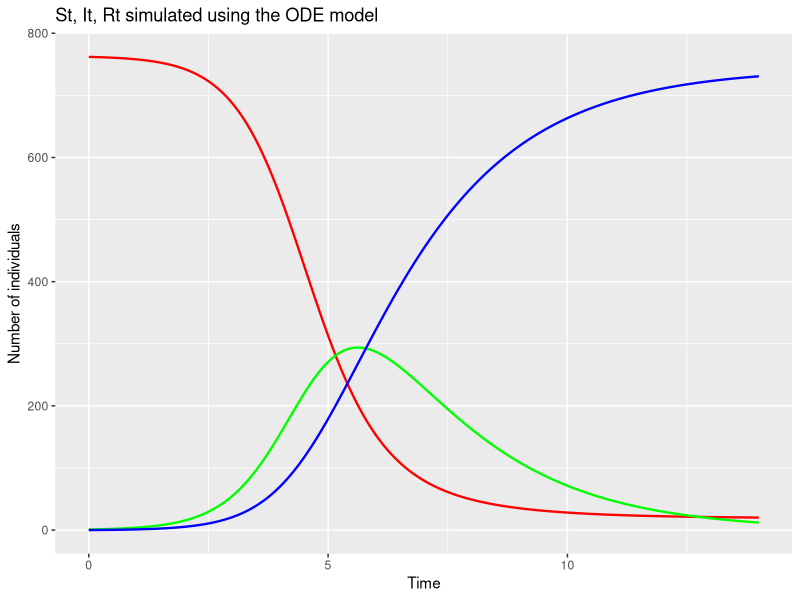
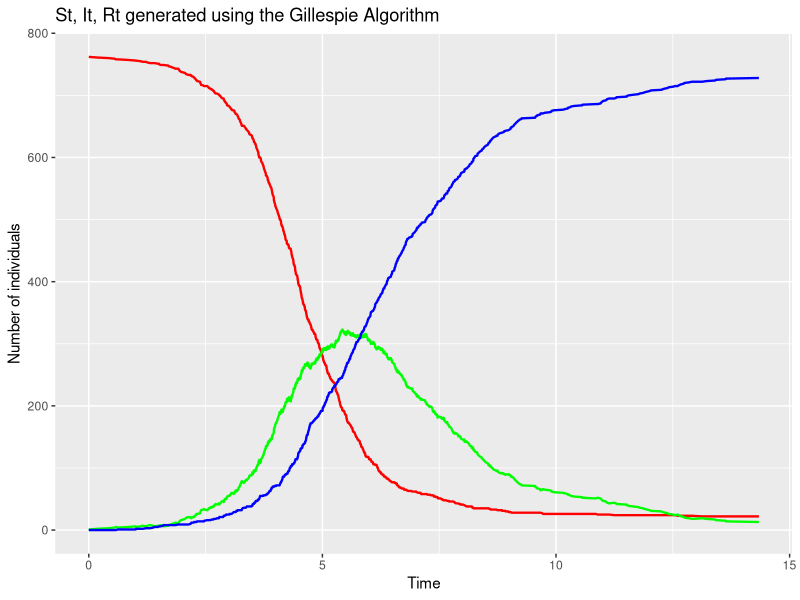
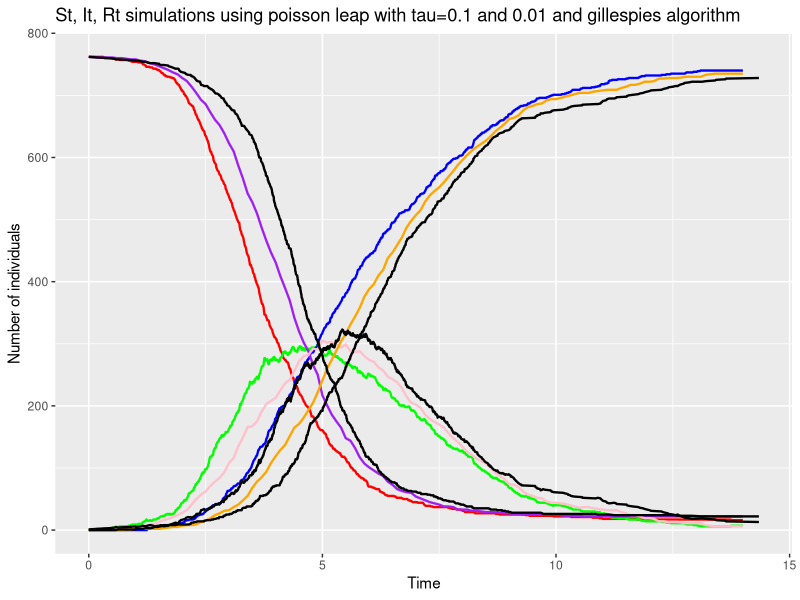
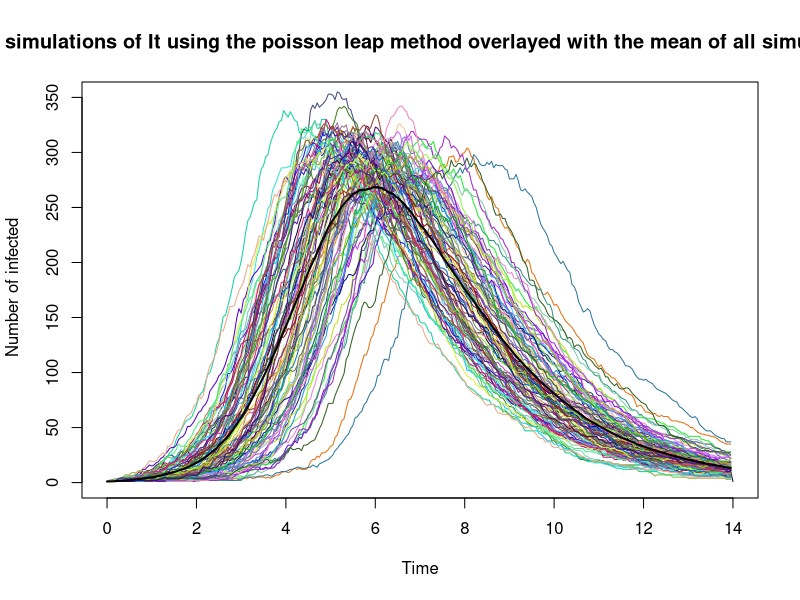
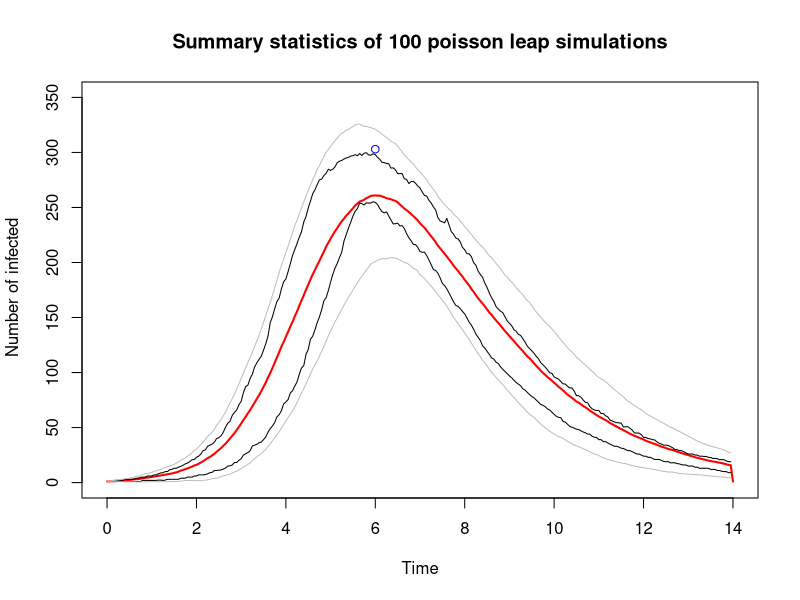
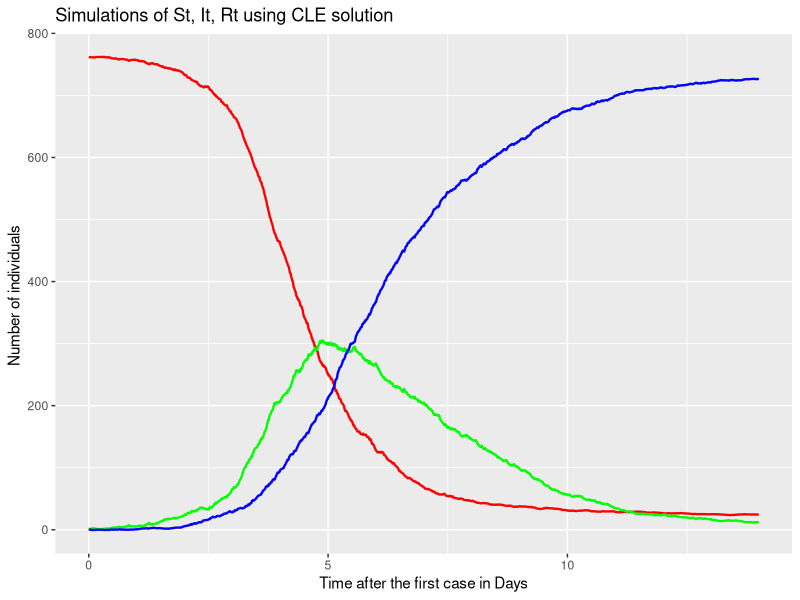
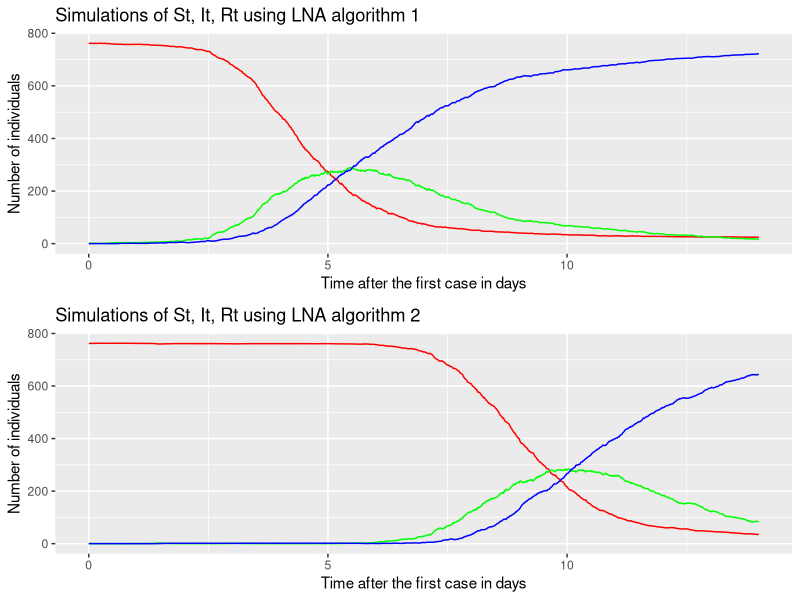
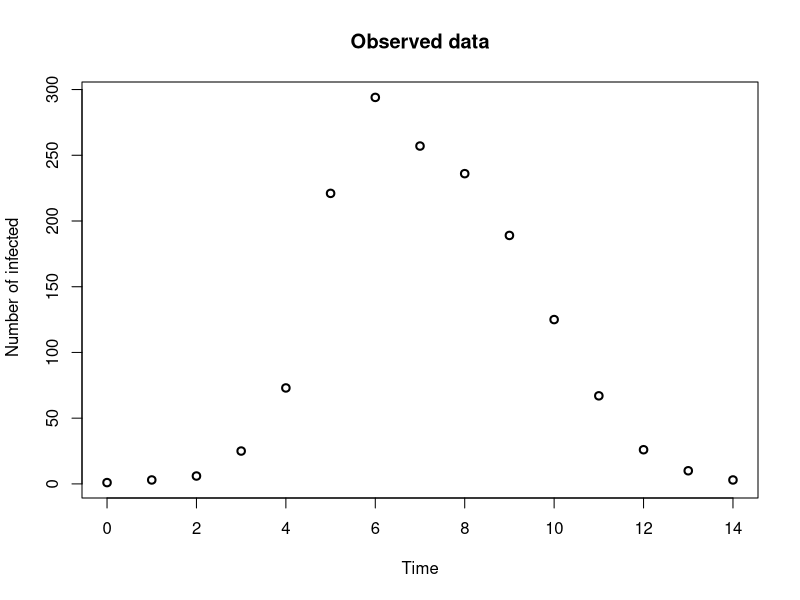

These charts were generated, in order, by the following R code: (Note: a time limit stopped this script after it produced the figures.)
#We begin by first loading the necessary packages  

install.packages("MASS")
install.packages("ggplot2")
install.packages("coda")
install.packages("tidyverse")
install.packages("dplyr")
install.packages("gridExtra")
install.packages("mvtnorm")

library(coda)
library(MASS)
library(ggplot2)
library(tidyverse)
library(dplyr)
library(gridExtra)
library(mvtnorm)

par(mfrow=c(1,1))

#Solving deterministic ODEs using eulers method.
#The function values solves the deterministic ODEs using Eulers method given initial values of suseptoble and infected, parameter values, number of day the wpidemic runs for and dt.

values<-function(theta,dt,t,X0){
  X<-matrix(0,nrow=(t/dt)+1,ncol=2)
  time<-seq(from=0,to=t,by=dt)
  N<-X0[1]+X0[2]
  X[1,]<-X0
  for (i in 1:(t/dt)){
    X[i+1,]<-c(X[i,1]+dt*(-theta[1]*(X[i,1])*(X[i,2])),
               X[i,2]+dt*((theta[1])*(X[i,1])*(X[i,2])-theta[2]*(X[i,2])))}
  X<-data.frame(X) 
  X$time<-time
  X$Rt<-763-X$X1-X$X2
  names(X)[1]<-"St"
  names(X)[2]<-"It"
  X<-relocate(X,St,It,Rt,time)
  return(X)
}

#Figure 2.2
ODEdata<-values(c(exp(-6),0.5),0.01,14,c(762,1))
ggplot()+geom_line(data=ODEdata,aes(x=time,y=St),color="red", linewidth=0.8)+geom_line(data=ODEdata,aes(x=time,y=It),color="green",linewidth=0.8)+geom_line(data=ODEdata,aes(x=time,y=Rt),color="blue",linewidth=0.8) + xlab("Time") + ylab("Number of individuals") + ggtitle("St, It, Rt simulated using the ODE model")

#The function GAvalues uses Gillespies algorithm to generate simulations of St, It and Rt.
#if the simlation shows that the epidemic dies early it gives us an error message and we need to resimulate the values.  
GAvalues<-function(x,N,T,c,S){
  t<-0
  data<-data.frame(St=x[1],It=x[2],Rt=(N-x[1]-x[2]),t=0)
  while (t< T){
    h1<-c[1]*x[1]*x[2]
    h2<-c[2]*x[2]
    h0<-h1+h2
    dt<-rexp(1,rate=h0)
    t<-t+dt
    j<-sample(c(1,2), size=1, prob=c(h1/h0, h2/h0))
    x[1]<-x[1]+S[1,j]
    x[2]<-x[2]+S[2,j]
    data<-rbind(data,c(x[1],x[2],(N-x[1]-x[2]),t))
  }
  return(data) 
}

#Figure 2.3
GAdata<-GAvalues(c(762,1),763,14,c(exp(-6),0.5),matrix(c(-1,0,1,-1),nrow=2,ncol=2,byrow=TRUE))
ggplot()+geom_line(data=GAdata,aes(x=t,y=St),color="red", linewidth=0.8)+geom_line(data=GAdata,aes(x=t,y=It),color="green", linewidth=0.8)+geom_line(data=GAdata,aes(x=t,y=Rt),color="blue", linewidth=0.8)+ xlab("Time") +ylab("Number of individuals") +ggtitle("St, It, Rt generated using the Gillespie Algorithm")

#poisson leap process
PLval<-function(x,N,T,c,S,tau){
  t<-0
  data<-data.frame(St=x[1],It=x[2],Rt=(N-x[1]-x[2]),t=0)
  while (t< T-tau){
    h1<-c[1]*x[1]*x[2]
    h2<-c[2]*x[2]
    r1<-rpois(1,lambda = h1*tau)
    r2<-rpois(1,lambda = h2*tau)
    t<-t+tau
    x[1]<-x[1]-r1
    x[2]<-x[2]+r1-r2
    while(x[1]<0){
      x[1]<-0
    }
    while(x[2]<0){
      x[2]<-0
    }
    data<-rbind(data,c(x[1],x[2],(N-x[1]-x[2]),t))
  }
  return(data)
}

# plvalues returns poisson leap values without the possibility of having a simulation that goes wrong 
PLvalues<-function(x,N,T,c,S,tau){
  max<-1
  while(max<=10){
    PLval<-PLval(x,N,T,c,S,tau) 
    max<-max(PLval$It)
  }
  return(PLval)
}

#Figure 2.4
data1<-PLvalues(c(762,1),763,14,c(exp(-6),0.5),matrix(c(-1,0,1,-1),nrow=2,ncol=2,byrow=TRUE),0.01)
data2<-PLvalues(c(762,1),763,14,c(exp(-6),0.5),matrix(c(-1,0,1,-1),nrow=2,ncol=2,byrow=TRUE),0.1)
PLdata<-data1
ggplot()+geom_line(data=data1,aes(x=t,y=St),color="red", linewidth=0.8)+geom_line(data=data1,aes(x=t,y=It),color="green", linewidth=0.8)+geom_line(data=data1,aes(x=t,y=Rt),color="blue", linewidth=0.8)+geom_line(data=data2,aes(x=t,y=St),color="purple", linewidth=0.8)+geom_line(data=data2,aes(x=t,y=It),color="pink", linewidth=0.8)+geom_line(data=data2,aes(x=t,y=Rt),color="orange", linewidth=0.8)+geom_line(data=GAdata,aes(x=t,y=St),color="black", linewidth=0.8)+geom_line(data=GAdata,aes(x=t,y=It),color="black", linewidth=0.8)+geom_line(data=GAdata,aes(x=t,y=Rt),color="black", linewidth=0.8)+ xlab("Time") + ylab("Number of individuals") + ggtitle("St, It, Rt simulations using poisson leap with tau=0.1 and 0.01 and gillespies algorithm")

#function that generates X number of PL simulations of It and their mean

PLIt<- function(x,N,T,c,S,tau){
  data<-PLvalues(x,N,T,c,S,tau)
  return(data$It)
}

PLXdata<-function(x,N,T,c,S,tau,X){
  p<-PLIt(x,N,T,c,S,tau)
  n<-length(p)
  data<-matrix(rep(0,n*X),ncol=X,nrow=n)
  data<-data.frame(data)
  i=1
  for(i in 1:X){
    data[,i]<-PLIt(x,N,T,c,S,tau)
    i=i+1
  }
  p<-PLval(x,N,T,c,S,tau)
  time<-p$t
  data$mean<-rowMeans(data)
  data$time<-time
  return(data)
}
data<-PLXdata(c(762,1),763,14,c(exp(-6),0.5),matrix(c(-1,0,1,-1),nrow=2,ncol=2,byrow=TRUE),0.05,100)

#Figure 2.5 plots 100 Pl simulations of It 
PLXplot<-function(x,N,T,c,S,tau,X){
  data<-PLXdata(x,N,T,c,S,tau,X)
  plot(ts(data[,1], start=0, end=14,deltat=0.05), xlab="Time",ylab=" Number of infected",col=rgb(runif(1),runif(1),runif(1)),main="100 simulations of It using the poisson leap method overlayed with the mean of all simulations",ylim=c(0,350))
  for(i in 2:X){
    lines(y=data[,i],x=data[,X+2],type="l", col=rgb(runif(1),runif(1),runif(1)))
    i=i+1
  }
  lines(y=data[,X+1],x=data[,X+2],type="l", col="black",lwd=2)
}
PLXplot(c(762,1),763,14,c(exp(-6),0.5),matrix(c(-1,0,1,-1),nrow=2,ncol=2,byrow=TRUE),0.05,100)

#calculating mean peak number of infected and mean of the day that they peak at 
#given PLXdata
meanPeak<-function(Data){
  X<-ncol(Data) - 2
  data<-Data[,1:X]
  col_max<-apply(data,2,max)
  mean<-mean(col_max)
  max_rows<-apply(data,2,which.max)
  meanrow<-mean(max_rows)
  meanrow<-round(meanrow)
  meanday<-Data[121,X+2]
  m<-c(mean,meanday)
  return(m)
}

#Figure 2.6 summary graph 
x<-c(762,1)
N<-763
c<-c(exp(-6),0.5)
S<-matrix(c(-1,0,1,-1),nrow=2,ncol=2,byrow=TRUE)
X<-100

Data<-PLXdata(c(762,1),763,14,c(exp(-6),0.5),matrix(c(-1,0,1,-1),nrow=2,ncol=2,byrow=TRUE),0.05,100) 
data<-Data[,1:(X-2)]
meandata<-Data[,(X+1)]
m<-meanPeak(Data)
SD<-apply(data,1,sd)
lower_quantile<-apply(data,1,function(x) quantile(x,probs=0.25))
upper_quantile<-apply(data,1,function(x) quantile(x,probs=0.75))
upper_sd_bound<-meandata+SD
lower_sd_bound<-meandata-SD
time<-Data[,(X+2)]
plot(ts(meandata, start=0, end=14,deltat=0.05), xlab="Time",ylab=" Number of infected",col="red",lwd=2,main="Summary statistics of 100 poisson leap simulations",ylim=c(0,350))
lines(x=time, y=upper_quantile,col="black")
lines(x=time, y=lower_quantile,col="black")
lines(x=time, y=upper_sd_bound,col="grey")
lines(x=time, y=lower_sd_bound,col="grey")
lines(x=m[2],y=m[1],type="p",col="blue")

#Generating simulations using CLE method
CLE<-function(x,N,T,c,dt){
  t<-0
  data<-data.frame(St=x[1],It=x[2],Rt=(N-x[1]-x[2]),t=0)
  while (t< T-dt){
    h1<-c[1]*x[1]*x[2]
    h2<-c[2]*x[2]
    dW1<- rnorm(1,0,sqrt(dt))
    dW2<-rnorm(1,0,sqrt(dt))
    t<-t+dt
    x[1]<-x[1] - c[1]*x[1]*x[2]*dt - sqrt(c[1]*x[1]*x[2])*dW1
    x[2]<-x[2]+ c[1]*x[1]*x[2]*dt - c[2]*x[2]*dt + sqrt(c[1]*x[1]*x[2])*dW1 - sqrt(c[2]*x[2])*dW2
    data<-rbind(data,c(x[1],x[2],(N-x[1]-x[2]),t))
  }
  return(data)  
  
}

#Figure 2.7 
CLEdata<-CLE(c(762,1),763,14,c(exp(-6),0.5),0.01)
ggplot()+geom_line(data=CLEdata,aes(x=t,y=St),color="red", linewidth=0.8)+geom_line(data=CLEdata,aes(x=t,y=It),color="green",linewidth=0.8)+geom_line(data=CLEdata,aes(x=t,y=Rt),color="blue",linewidth=0.8)+xlab("Time after the first case in Days")+ylab("Number of individuals ")+ggtitle("Simulations of St, It, Rt using CLE solution")

#lna first algorithm 

LNA<-function(a,b,X0,V0,dt,T,N){
  X<-X0
  Z<-X0
  M<-X0-Z
  t<-0
  S<-Z[1,1]
  I<-Z[2,1]
  R<-N-S-I
  V<-V0
  dataLNA<-data.frame(St=S, It=I, Rt=R, t=0)
  while (t <T){
    Z<-Z+matrix(data=c(-a*Z[1,1]*Z[2,1],a*Z[1,1]*Z[2,1] - (b*Z[2,1])), nrow=2,ncol=1)*dt
    M<-M+matrix(data=c(-a*Z[2,1]*M[1,1]-(a*Z[1,1]*M[2,1]),a*Z[2,1]*M[1,1]+a*Z[1,1]*M[2,1]-b*M[2,1]),nrow=2,ncol=1)*dt
    V<-V+matrix(data=c(a*Z[1,1]*Z[2,1],-a*Z[1,1]*Z[2,1],-a*Z[1,1]*Z[2,1],a*Z[1,1]*Z[2,1]+b*Z[2,1]),nrow=2,ncol=2,byrow = TRUE)*dt
    t<-t+dt
    X[2,1]<-0
    while(X[2,1]<=0){
      X<-mvrnorm(1,mu=Z+M,Sigma=V)
      X<-as.matrix(X)
      # print(X)
    }
    M<-X-Z
    V<-V0
    dataLNA<-rbind(dataLNA,c(X[1,1],X[2,1],(N-X[1,1]-X[2,1]),t))
  }
  return(dataLNA)
}
LNAdata=LNA(exp(-6),0.5,X0<- matrix(data=c(762,1),nrow=2,ncol=1),V0<-matrix(data=rep(0,4),nrow=2,ncol=2,byrow=TRUE),0.01,14,763)

#lna second algorithm

LNA2<-function(a,b,X0,V0,dt,T,N){
  X<-X0
  Z<-X0
  M<-X0-Z
  t<-0
  S<-Z[1,1]
  I<-Z[2,1]
  R<-N-S-I
  V<-V0
  LNAdata<-data.frame(St=S, It=I, Rt=R, t=0)
  while (t <T){
    Z<-Z+matrix(data=c(-a*Z[1,1]*Z[2,1],a*Z[1,1]*Z[2,1] - (b*Z[2,1])), nrow=2,ncol=1)*dt
    V<-matrix(data=c(a*Z[1,1]*Z[2,1],-a*Z[1,1]*Z[2,1],-a*Z[1,1]*Z[2,1],a*Z[1,1]*Z[2,1]+b*Z[2,1]),nrow=2,ncol=2,byrow = TRUE)*dt
    t<-t+dt
    X[2,1]<-0
    while(X[2,1]<=0){
      X<-mvrnorm(1,mu=Z,Sigma=V)
      X<-as.matrix(X)
      # print(X)
    }
    V<-V0
    Z<-X
    LNAdata<-rbind(LNAdata,c(X[1,1],X[2,1],(N-X[1,1]-X[2,1]),t))
  }
  return(LNAdata)
}
LNA2data=LNA2(exp(-6),0.5,X0<- matrix(data=c(762,1),nrow=2,ncol=1),V0<-matrix(data=rep(0,4),nrow=2,ncol=2,byrow=TRUE),0.01,14,763)

# Figure 2.8
p1<-ggplot()+geom_line(data=LNAdata,aes(x=t,y=St),color="red")+geom_line(data=LNAdata,aes(x=t,y=It),color="green")+geom_line(data=LNAdata,aes(x=t,y=Rt),color="blue")+xlab("Time after the first case in days")+ylab("Number of individuals")+ggtitle("Simulations of St, It, Rt using LNA algorithm 1")
p2<-ggplot()+geom_line(data=LNA2data,aes(x=t,y=St),color="red")+geom_line(data=LNA2data,aes(x=t,y=It),color="green")+geom_line(data=LNA2data,aes(x=t,y=Rt),color="blue")+xlab("Time after the first case in days")+ylab("Number of individuals")+ggtitle("Simulations of St, It, Rt using LNA algorithm 2")
grid.arrange(p1, p2, ncol=1)

                      
#Figure 3.1 time series graph of observed number of bed bound individuals 
y<-c(1,3,6,25,73,221,294,257,236,189,125,67,26,10,3)
t<-c(0,1,2,3,4,5,6,7,8,9,10,11,12,13,14)
#graph of observed
par(mfrow=c(1,1))
plot(y=y,x=t,type="p",xlab="Time",ylab=" Number of infected",col="black",lwd=2,main="Observed data")

#Figure 3.2
#graph of It generated through various simulation techniques
par(mfrow=c(3,2))

#ODEdata<-values(c(exp(-6),0.5),0.01,14,c(762,1))
plot(ts(ODEdata[,2], start=0, end=14,deltat=0.01), xlab="Time",ylab=" Number of infected",col="orange",main="ODE simulations compared with observed data")
lines(x=t,y=y,type="p")

#GAdata<-GAvalues(c(762,1),763,14,c(exp(-6),0.5),matrix(c(-1,0,1,-1),nrow=2,ncol=2,byrow=TRUE))
plot(y=GAdata[,2],x=GAdata[,4],type="l",xlab="Time",ylab=" Number of infected",col="green",main="GA simulations compared with observed data")
lines(x=t,y=y,type="p")

#PLdata<-PLvalues(c(762,1),763,14,c(exp(-6),0.5),matrix(c(-1,0,1,-1),nrow=2,ncol=2,byrow=TRUE),0.01)
plot(ts(PLdata[,2], start=0, end=14,deltat=0.01), xlab="Time",ylab=" Number of infected",col="purple",main="Poisson Leap simulations compared with observed data")
lines(x=t,y=y,type="p")

#CLEdata<-CLE(c(762,1),763,14,c(exp(-6),0.5),0.01)
plot(ts(CLEdata[,2], start=0, end=14,deltat=0.01), xlab="Time",ylab=" Number of infected",col="red",main="CLE simulations compared with observed data")
lines(x=t,y=y,type="p")

#LNAdata<-LNA(exp(-6),0.5,matrix(data=c(762,1),nrow=2,ncol=1),matrix(data=rep(0,4),nrow=2,ncol=2,byrow=TRUE),0.01,14,763)
plot(ts(LNAdata[,2], start=0, end=14,deltat=0.01), xlab="Time",ylab=" Number of infected",col="blue",main="LNA compared with observed data")
lines(x=t,y=y,type="p")

plot(ts(ODEdata[,2], start=0, end=14,deltat=0.01), xlab="Time",ylab=" Number of infected",col="orange",main="Comparison of all simulation methods with observed data")
lines(y=GAdata[,2],x=GAdata[,4],type="l", col="green")
lines(y=PLdata[,2],x=PLdata[,4],type="l", col="purple")
lines(y=CLEdata[,2],x=CLEdata[,4],type="l", col="red")
lines(y=LNAdata[,2],x=LNAdata[,4],type="l", col="blue")
lines(x=t,y=y,type="p")

#Function that calculates MLE for generated noisey data through the ODE model 

loglikeNeg<-function(param, Ydata, dt, intert, X0)
{
  n<-length(Ydata)
  T<-(n-1)*intert 
  incr<-intert/dt
  out1<-values(t=T, dt=dt, X0=X0, theta=exp(param))
  out2<-out1[1+(0:(n-1))*(incr),2] 
  -1*sum(dnorm(Ydata, out2, exp(param[3]), log=TRUE)) 
}

MLE<-function(param,dt,T,X0,intert){
  t=T
  ODEdata<-values(param,dt,t=T,X0)
  set.seed(1)
  ODEIdata<-ODEdata[1+(0:(T/intert))*(intert/dt),2]   
  Ydata<-ODEIdata+ rnorm(length(ODEIdata),0,param[3])
  init<-log(param-(param/5))
  out<-optim(init,loglikeNeg,Ydata=Ydata,dt=dt,intert=intert,X0=X0)
  MLE<-exp(out$par)
  return(MLE)
}

#Code for values in table 3.1
MLE(param=c(exp(-6),0.5,0.5),dt=0.01,T=14,X0=c(762,1),intert=1)

#Metropolis hastings algorithm for sir models 
#plot(ts(y,start=0,deltat=1),main="",xlab="Time (days)",ylab="Yt")
alpha<-exp(-6)
beta<-0.5
param<-c(alpha,beta)
dt<-0.01
X0<-c(762,1)
t<-14

ODEdata<-values(param,dt,t,X0)
sigma<-0.5
theta<-c(log(alpha),log(beta),log(sigma)) ## c(theta1,theta2,theta3)

## we take the prior of all the log parameters to be standard normal 
## therefore say the prior for all parameters are g(theta1), g(theta2), 
## g(theta3)
## the posterior density is therefore proportional to all three priors and the 
## likelihood 
## g(theta|y) is proportional to g(theta1)*g(theta2)*g(theta3)*f(y|theta)

## what is log f(y|theta)?
## this function returns the loglikelihood of It which is the mproposed model
## y which are our observed data set is out target model 
theta<-c(log(alpha),log(beta),log(sigma)) ## c(theta1,theta2,theta3)

## data=y which is our observed data 
loglike<-function(theta,data,dt,X0){
  n<-length(data)
  incr<-1/dt
  out<-values(exp(theta),dt,n-1,X0) ##returns It values at dt inytervals 
  out<-out[1+(0:(n-1))*incr,2] ##returns It values at uit time intervals 
  return(sum(dnorm(data,out,exp(theta[3]),log=TRUE)))
}

##we then find the log prior log(g(theta))

logprior<-function(theta){
  return(sum(dnorm(theta,log=TRUE)))
}

## we us the posterior = g(theta|y) as our target density and a random walk 
## proposal = theta*|theta ~ N(theta, SigmaMatrix)

## metropolis hastings algorithm 

## N = number of itterations
## init= initial values for theta 
##SigmaMatrix is our tuning matrix 

MH=function(N,data,dt,SigmaMatrix,init,X0)
{
  theta.mat = matrix(0,nrow=N,ncol=3)  ##create a matrix of 0s with N rows 
  theta.mat[1,] = init ## first row of our theta matrix has our initial values 
  curr = init 
  count = 0 
  for (j in 2:N) 
  {
    can = mvrnorm(1,curr,SigmaMatrix) #proposal 
    #Evaluate log acceptance probability
    laprob = logprior(can)-logprior(curr)+
      loglike(can,data,dt,X0)-loglike(curr,data,dt,X0)
    if (log(runif(1)) < laprob) #Accept with the correct prob.
    {
      curr = can; #chain moves
      count = count + 1 #add one to acceptance counter
    }
    theta.mat[j,] = curr
  }
  print(count/(N-1)) # empirical acceptance prob
  return(theta.mat)
}

## N=1000
## dt=0.01
## tuning matrix SigmaMatrix<- diag(0.001,0.001,0.001)
## initial values of theta = (-6, log(0.5),2.5)
## X0= (762,1)

#Figure 3.3
MHdata<-MH(5000,y,0.01,diag(rep(0.001,3)),c(-6,log(0.5),2.5),c(762,1))
plot(ts(exp(MHdata)),xlab="Iteration count", main="Trace plots for log(alpha), log(beta) and log(sigma)")


## we get a decent trace plot for alpha and beta but not sigma 
## we choose our tuning matrix to be (((2.38)^2)/3)* var(theta|y)
#figure 3.4
newSigma<- ((2.38^2)/3)*var(MHdata)
system.time(MHdata2<-MH(5000,y,0.01,newSigma,c(-6,log(0.5),2.5),c(762,1)))
effectiveSize(MHdata2)
plot(ts(exp(MHdata2)),xlab="Iteration count", main="Trace plots for log(alpha), log(beta) and log(sigma) using optimal tuning matrix")

##plot with 10000 iterations 
#figure 3.5
system.time(MHdata3<-MH(10000,y,0.01,newSigma,c(-6,log(0.5),2.5),c(762,1)))
effectiveSize(MHdata3)
plot(ts(exp(MHdata3)),xlab="Iteration count", main="Trace plots for log(alpha), log(beta) and log(sigma) using optimal tuning matrix and 10000 iterations")
## as theta is log of all parameters we transform it back to original form 

MHdata4<-exp(MHdata3)

#figure 3.6 plotting 20 runs of 5000 iters on the same trace plot
par(mfrow=c(2,1))
ALPHA<-MHdata2[,1]
plot(ts(ALPHA),ylim=c(-6.2,-6),ylab="log(alpha)", xlab="Iteration count", main="20 trace plots for log(alpha) created using different initial values")
for(i in 1:20)
{
  a<-runif(1,-6.25,-5.75)
  b<-runif(1,-1,-0.5)
  sigma<-runif(1,2,3.5)
  param<-c(a,b,sigma)
  #print(param)
  data<-MH(5000,y,0.01, newSigma,init=c(a,b,sigma),c(762,1))
  log_alpha<-data[,1]
  lines(ts(log_alpha),col=(i+1))
}

BETA<-MHdata2[,2]
plot(ts(BETA),ylim=c(-1,-0.5),ylab="log(beta)", xlab="Iteration count", main="20 trace plots for log(beta) created using different initial values")
for(i in 1:20)
{
  a<-runif(1,-6.25,-5.75)
  b<-runif(1,-1,-0.5)
  sigma<-runif(1,2,3.5)
  param<-c(a,b,sigma)
  #print(param)
  data<-MH(5000,y,0.01, newSigma,init=c(a,b,sigma),c(762,1))
  log_beta<-data[,2]
  lines(ts(log_beta),col=(i+1))
  
}

#after removing 500 iterations 
par(mfrow=c(2,1))
ALPHA<-MHdata2[,1]
plot(ts(ALPHA[501:5000]),ylim=c(-6.2,-6),ylab="log(alpha)", xlab="Iteration count", main="20 trace plots for log(alpha) created using different initial values")
for(i in 1:20)
{
  a<-runif(1,-6.25,-5.75)
  b<-runif(1,-0.9,-0.6)
  sigma<-runif(1,2,3.5)
  param<-c(a,b,sigma)
  print(param)
  data<-MH(5000,y,0.01, newSigma,init=c(a,b,sigma),c(762,1))
  log_alpha<-data[,1]
  lines(ts(log_alpha[501:5000]),col=(i+1))
}

BETA<-MHdata2[,2]

plot(ts(BETA[501:5000]),ylim=c(-0.9,-0.6),ylab="log(beta)", xlab="Iteration count", main="20 trace plots for log(beta) created using different initial values")
for(i in 1:20)
{
  a<-runif(1,-6.25,-5.75)
  b<-runif(1,-0.9,-0.6)
  sigma<-runif(1,2,3.5)
  param<-c(a,b,sigma)
  print(param)
  data<-MH(5000,y,0.01, newSigma,init=c(a,b,sigma),c(762,1))
  log_beta<-data[,2]
  lines(ts(log_beta[501:5000]),col=(i+1))
  
}

##figure 3.7 we plot the kernal density estimates 
par(mfrow=c(1,2))
alpha<-MHdata4[,1]
beta<-MHdata4[,2]
sigma<-MHdata4[,3]

plot(density(alpha),xlab="alpha", xlim=c(0.002,0.0024),main="Kernel density plot for alpha")
plot(density(beta),xlab="beta",main="Kernel density plot for beta")
#plot(density(sigma),xlab="sigma")

#table 3.3
## summaries of alpha(infection rate)

mean(MHdata4[,1])
sd(MHdata4[,1])
quantile(MHdata4[,1],c(0.025,0.975))

## summaries of beta

mean(MHdata4[,2])
sd(MHdata4[,2])
quantile(MHdata4[,2],c(0.025,0.975))



#figure 3.8
##histograms for theta
hist(alpha,xlab="alpha", breaks=15,freq=FALSE)
hist(beta,xlab="beta", breaks=15,freq=FALSE)
#hist(sigma,xlab="sigma", breaks=15, freq=FALSE)

hist(alpha,xlab="alpha", breaks=25,freq=FALSE,xlim=c(0.002,0.0024), ylim=c(0,13000) ,main="Density histogram for alpha")
lines(density(alpha),xlab="alpha",col="red")
hist(beta,xlab="beta", breaks=25,freq=FALSE,ylim=c(0,30),main="Density histogram for beta")
lines(density(beta),xlab="beta", col="red")
#hist(sigma,xlab="sigma", breaks=15, freq=FALSE)
#lines(density(sigma),xlab="sigma", col="red")

#predictive posterior distributions
#need values function 
#already generated MH data 
par(mfrow=c(1,1))
N<-10000
dt=0.1
endT<-14
S.mat = matrix(0,nrow=endT/dt+1,ncol=N)
I.mat = matrix(0,nrow=endT/dt+1,ncol=N)
R.mat = matrix(0,nrow=endT/dt+1,ncol=N)
for(i in 1:N)
{
  data<-values(theta=exp(MHdata3[i,1:2]),dt=dt,t=endT,X0=c(762,1))
  data$Rt<-763-data$X1-data$X2
  S.mat[,i]<-data[,1]
  I.mat[,i]<-data[,2]
  R.mat[,i]<-data[,4]
}

S.mean <- apply(S.mat,1,mean)
S.lq <- apply(S.mat,1,quantile,0.025)
S.uq <- apply(S.mat,1,quantile,0.975)
I.mean <- apply(I.mat,1,mean)
I.lq <- apply(I.mat,1,quantile,0.025)
I.uq <- apply(I.mat,1,quantile,0.975)
R.mean <- apply(R.mat,1,mean)
R.lq <- apply(R.mat,1,quantile,0.025)
R.uq <- apply(R.mat,1,quantile,0.975)

#figure 3.9 PREDICTIVE POSTERIOR DISTRIBUTION GRAPH 
plot(ts(S.mean,start=0,deltat=0.1),ylim=c(0,800),lwd=2,col="red",xlab="Time", ylab="Number of individuals", main="Predictive posterior distribution")
lines(ts(S.lq,start=0,deltat=0.1),col=2)
lines(ts(S.uq,start=0,deltat=0.1),col=2)
lines(ts(I.mean,start=0,deltat=0.1),lwd=2,col="green")
lines(ts(I.lq,start=0,deltat=0.1),col=3)
lines(ts(I.uq,start=0,deltat=0.1),col=3)
lines(ts(R.mean,start=0,deltat=0.1),lwd=2,col="blue")
lines(ts(R.lq,start=0,deltat=0.1),col=4)
lines(ts(R.uq,start=0,deltat=0.1),col=4)

#figure 3.10 COMPARISON GRAPH 
plot(ts(I.mean,start=0,deltat=0.1),ylim=c(0,350),lwd=2,col="green",xlab="Time", ylab="Number of infected individuals")
ODEdata<-values(c(exp(-6),0.5),0.1,14,c(762,1))
lines(ts(ODEdata[,2],start=0,deltat=0.1),col="black")
y<-c(1,3,6,25,73,221,294,257,236,189,125,67,26,10,3)
t<-c(0,1,2,3,4,5,6,7,8,9,10,11,12,13,14)
lines(x=t,y=y,type="p")

## basic reproduction number R0

##figure 3.11
R0=MHdata4[,1]/MHdata4[,2]*763
hist(R0,xlab="R0", main="Basic reproduction number for each parameter output of MH MCMC")
quantile(R0,c(0.025,0.975))

#rejection ABC using euclidean distance between points 
#observed data 

y<-c(1,3,6,25,73,221,294,257,236,189,125,67,26,10,3)
alpha<-exp(-6)
beta<-0.5
sigma<-0.5
param<-c(alpha,beta,sigma)
tau<-0.1
x<-c(762,1)
T<-14
N<-763
iters=1000
S=matrix(c(-1,0,1,-1),nrow=2,ncol=2,byrow=TRUE)
dt=0.1
# euclidean distance 

euclid<-function(data1,data2){
  vec<-data1-data2
  sqrt(sum(vec^2))
}


ABCrejection<-function(iters,epsilon,y,x,N,S,dt){
  T<-length(y)-1
  theta.mat<-matrix(rep(0,2*iters),ncol=2,nrow=iters)
  j<-1
  overall<-0
  while(j<=iters){
    overall<-overall+1
    logalpha<-rnorm(1,-6,sqrt(0.1))
    logbeta<-rnorm(1,log(0.5),sqrt(0.01))
    alpha<-exp(logalpha)
    beta<-exp(logbeta)
    sim<-PLvalues(x,N,T,c(alpha,beta),S,dt)
    sim<-sim$It
    sim<-sim[1+(0:T)*(1/dt)]
    distance<-euclid(y, sim)
    print(distance)
    if(distance<=epsilon){
      theta.mat[j,1]<-alpha
      theta.mat[j,2]<-beta
      j<-j+1
      
    } 
    
  }
  
  print(overall)
  return(theta.mat)
}

#Figure 4.1
system.time(out<-ABCrejection(1000,150, y,c(762,1),763,matrix(c(-1,0,1,-1),nrow=2,ncol=2,byrow=TRUE),0.1))
effectiveSize(out)

par(mfrow=c(2,2))      
hist(out[,1],freq=FALSE,main="Posterior distribution of alpha using epsilon=150", xlab="value",breaks=15)
lines(density(out[,1]),col="red")
hist(out[,2],freq=FALSE,main="Posterior distribution of beta using epsilon=150", xlab="value",breaks=15)
lines(density(out[,2]),col="red")

system.time(out2<-ABCrejection(1000,100, y,c(762,1),763,matrix(c(-1,0,1,-1),nrow=2,ncol=2,byrow=TRUE),0.1))
effectiveSize(out2)

hist(out2[,1],freq=FALSE,main="Posterior distribution of alpha using epsilon=100", xlab="value",breaks=15)
lines(density(out2[,1]),col="red")
hist(out2[,2],freq=FALSE,main="Posterior distribution of beta using epsilon=100", xlab="value",breaks=15)
lines(density(out2[,2]),col="red")
#Table 4.1
effectiveSize(out)
mean(out[,1])
sd(out[,1])
quantile(out[,1],c(0.025,0.975))

## summaries of beta

mean(out[,2])
sd(out[,2])
quantile(out[,2],c(0.025,0.975))

#Table 4.2
effectiveSize(out2)
mean(out2[,1])
sd(out2[,1])
quantile(out2[,1],c(0.025,0.975))

## summaries of beta

mean(out2[,2])
sd(out2[,2])
quantile(out2[,2],c(0.025,0.975))

#abc rejection using summary statistics 
stats<-function(data){
  data<-as.data.frame(data)
  infected<-data[,2]
  s1<-max(infected)
  row<-data[data$It==s1,]
  row<-as.data.frame(row)
  s2<-row[1,4]
  daily<-infected[1+(0:14)*(1/0.1)]
  s3<-sum(daily)
  s4<-daily[15]
  s<-c(s1,s2,s3,s4)
  return(s)
}

ABCrejection2<-function(iters,epsilon,y,x,N,S,dt){
  T<-length(y)-1
  theta.mat<-matrix(rep(0,2*iters),ncol=2,nrow=iters)
  summary<-matrix(rep(0,4*iters),ncol=4,nrow=iters)
  j<-1
  overall<-0
  while(j<=iters){
    overall<-overall+1
    logalpha<-rnorm(1,-6,sqrt(0.1))
    logbeta<-rnorm(1,log(0.5),sqrt(0.01))
    alpha<-exp(logalpha)
    beta<-exp(logbeta)
    data<-PLvalues(x,N,T,c(alpha,beta),S,dt)
    summarySim<-stats(data)
    summaryY<-c(294,6,1536,3)
    distance<-euclid(summaryY, summarySim)
    #print(distance)
    if(distance<=epsilon){
      theta.mat[j,1]<-alpha
      theta.mat[j,2]<-beta
      #print(summarySim)
      #print(distance)
      j<-j+1
    } 
  }
  print(overall)
  return(theta.mat)
}

#Figure 4.2
system.time(out3<-ABCrejection2(1000,100, y,c(762,1),763,matrix(c(-1,0,1,-1),nrow=2,ncol=2,byrow=TRUE),0.1))
effectiveSize(out3)
system.time(out4<-ABCrejection2(1000,40, y,c(762,1),763,matrix(c(-1,0,1,-1),nrow=2,ncol=2,byrow=TRUE),0.1))
effectiveSize(out4)

par(mfrow=c(2,2))      
hist(out3[,1],freq=FALSE,main="Posterior distribution of alpha using epsilon=100", xlab="value",breaks=15)
lines(density(out3[,1]),col="red")
hist(out3[,2],freq=FALSE,main="Posterior distribution of beta using epsilon=100", xlab="value",breaks=15)
lines(density(out3[,2]),col="red")

hist(out4[,1],freq=FALSE,main="Posterior distribution of alpha using epsilon=50", xlab="value",breaks=15)
lines(density(out4[,1]),col="red")
hist(out4[,2],freq=FALSE,main="Posterior distribution of beta using epsilon=50", xlab="value",breaks=15)
lines(density(out4[,2]),col="red")
#Table 4.3
effectiveSize(out3)

mean(out3[,1])
sd(out3[,1])
quantile(out3[,1],c(0.025,0.975))

## summaries of beta

mean(out3[,2])
sd(out3[,2])
quantile(out3[,2],c(0.025,0.975))

#Table 4.4
effectiveSize(out4)
mean(out4[,1])
sd(out4[,1])
quantile(out4[,1],c(0.025,0.975))

## summaries of beta

mean(out4[,2])
sd(out4[,2])
quantile(out4[,2],c(0.025,0.975))


#figure 4.3
summary<-function(iters,T,x,N,S,dt){
  summary<-matrix(rep(0,4*iters),ncol=4,nrow=iters)
  j<-1
  overall<-0
  while(j<=iters){
    overall<-overall+1
    logalpha<-rnorm(1,-6,sqrt(0.1))
    logbeta<-rnorm(1,log(0.5),sqrt(0.01))
    alpha<-exp(logalpha)
    beta<-exp(logbeta)
    data<-PLvalues(x,N,T,c(alpha,beta),S,dt)
    summarySim<-stats(data)
    summary[j,1]<-summarySim[1]
    summary[j,2]<-summarySim[2]
    summary[j,3]<-summarySim[3]
    summary[j,4]<-summarySim[4]
    j<-j+1
  } 
  return(summary)
}

summarystat<-summary(1000,14,c(762,1),763,matrix(c(-1,0,1,-1),nrow=2,ncol=2,byrow=TRUE),0.1)
maxinfected<-summarystat[,1]
maxday<-summarystat[,2]
totalinfected<-summarystat[,3]
endinfected<-summarystat[,4]


sd1<-sd(maxinfected)
sd2<-sd(maxday)
sd3<-sd(totalinfected)
sd4<-sd(endinfected)
sd<-c(sd1,sd2,sd3,sd4)
sd

NormalisedDist<-function(summarySim, summaryY,sd){
  x<-summarySim-summaryY
  x<-c(x[1]/sd[1],x[2]/sd[2],x[3]/sd[3],x[4]/sd[4])
  x<-x*x
  x<-sum(x)
  x<-sqrt(x) 
  return(x)
}


ABCnorm<-function(iters,epsilon){
  T<-14
  theta.mat<-matrix(rep(0,2*iters),ncol=2,nrow=iters)
  j<-1
  overall<-0
  summaryY<-c(294,6,1536,3)
  while(j<=iters){
    overall<-overall+1
    logalpha<-rnorm(1,-6,sqrt(0.1))
    logbeta<-rnorm(1,log(0.5),sqrt(0.01))
    alpha<-exp(logalpha)
    beta<-exp(logbeta)
    data<-PLvalues(c(762,1),763,14,c(alpha,beta),matrix(c(-1,0,1,-1),nrow=2,ncol=2,byrow=TRUE),0.1)
    s<-stats(data)
    distance<-NormalisedDist(s, summaryY,sd)
    #print(distance)
    if(distance<=epsilon){
      theta.mat[j,1]<-alpha
      theta.mat[j,2]<-beta
      #print(theta.mat[j,])
      j<-j+1
    } 
  }
  print(overall)
  return(theta.mat)
}

system.time(norm<-ABCnorm(1000,0.75))
effectiveSize(norm)


par(mfrow=c(2,2))      
hist(norm[,1],freq=FALSE,main="Posterior distribution of alpha using epsilon=0.75", xlab="value",breaks=15)
lines(density(norm[,1]),col="red")
hist(norm[,2],freq=FALSE,main="Posterior distribution of beta using epsilon=0.75", xlab="value",breaks=15)
lines(density(norm[,2]),col="red")


effectiveSize(norm)
mean(norm[,1])
sd(norm[,1])
quantile(norm[,1],c(0.025,0.975))

## summaries of beta

mean(norm[,2])
sd(norm[,2])
quantile(norm[,2],c(0.025,0.975))

system.time(norm2<-ABCnorm(1000,0.5))
effectiveSize(norm2)

hist(norm2[,1],freq=FALSE,main="Posterior distribution of alpha using epsilon=0.5", xlab="value",breaks=15)
lines(density(norm2[,1]),col="red")
hist(norm2[,2],freq=FALSE,main="Posterior distribution of beta using epsilon=0.5", xlab="value",breaks=15)
lines(density(norm2[,2]),col="red")


effectiveSize(norm2)

mean(norm2[,1])
sd(norm2[,1])
quantile(norm2[,1],c(0.025,0.975))


## summaries of beta

mean(norm2[,2])
sd(norm2[,2])
quantile(norm2[,2],c(0.025,0.975))


#ABC MCMC

#theta<-c(log(alpha),log(beta))

##we then find the log prior log(g(theta))

#Make consistent with rejection sampler
logprior2<-function(theta){
  return(sum(dnorm(theta,c(-6,log(0.5)),c(0.1,0.1),log=TRUE)))
}


#install.packages("MASS")
#library(MASS)

ABCMCMC=function(iters,y,N,T,dt,SigmaMatrix,init,x,S,epsilon)
{
  theta.mat = matrix(0,nrow=iters,ncol=2) 
  theta.mat[1,] = init 
  curr = init 
  count = 0
  summaryY<-c(294,6,1536,3)
  for (j in 2:iters) 
  {
    can = mvrnorm(1,curr,SigmaMatrix)
    data<-PLvalues(x,N,T,exp(can),S,dt)
    s<-stats(data)
    distance<-NormalisedDist(summaryY,s,sd)
    if (distance<=epsilon){
      laprob = logprior2(can)-logprior2(curr)
      if (log(runif(1)) < laprob) 
      {
        curr = can; 
        count = count + 1 
      }}
    theta.mat[j,] = curr
  }
  print(count/(iters-1)) 
  return(theta.mat)
}
#run 1 using inital variance matrix and epsilon is 0.5 for normalised euclidean distance 

SIG1<-diag(c(0.001,0.001))
SIG1
system.time(DATA1<-ABCMCMC(25000,y,763,14,0.1,SIG1,c(-6,log(0.5)),c(762,1),matrix(c(-1,0,1,-1),nrow=2,ncol=2,byrow=TRUE),0.5))
plot(ts(exp(DATA1)),xlab="Iteration count", main="Trace plots for log(alpha) and log(beta) using initial variance matrix ")
effectiveSize(DATA1)


#run 2 using optimal variance matrix and epsilon is 0.5 for normalised euclidean distance 
SIG2<- ((2.38^2)/2)*var(DATA1)
SIG2
system.time(DATA2<-ABCMCMC(50000,y,763,14,0.1,SIG2,c(-6,log(0.5)),c(762,1),matrix(c(-1,0,1,-1),nrow=2,ncol=2,byrow=TRUE),0.5))
plot(ts(exp(DATA2)),xlab="Iteration count", main="Trace plots for log(alpha) and log(beta) using optimal tuning matrix and 50000 runs")
effectiveSize(DATA2)


DATA1<-exp(DATA1)

mean(DATA1[,1])
sd(DATA1[,1])
quantile(DATA1[,1],c(0.025,0.975))


## summaries of beta

mean(DATA1[,2])
sd(DATA1[,2])
quantile(DATA1[,2],c(0.025,0.975))

DATA2<-exp(DATA2)
mean(DATA2[,1])
sd(DATA2[,1])
quantile(DATA2[,1],c(0.025,0.975))


## summaries of beta

mean(DATA2[,2])
sd(DATA2[,2])
quantile(DATA2[,2],c(0.025,0.975))

#abc mcmc that iteratively calculates sd to normalise

ABCMCMC2=function(iters,y,N,T,dt,SigmaMatrix,init,x,S,epsilon){
  theta.mat<-matrix(0, nrow=iters, ncol=2)
  theta.mat[1,]<-init
  curr<-init
  count<-0
  summaryY<-c(294, 6, 1536, 3)
  data<-PLvalues(x,N,T,exp(curr),S,dt)
  s<-stats(data)
  all_summaries<-matrix(0, nrow=iters, ncol=4)
  all_summaries[1,]<-s
  sd<-rep(1, length(s))
  for(j in 2:iters){
    can<-mvrnorm(1,curr,SigmaMatrix)
    data<-PLvalues(x,N,T,exp(can),S,dt)
    s<-stats(data)
    all_summaries[j,]<-s 
    sd<-apply(all_summaries[1:j,,drop=FALSE],2,sd,na.rm=TRUE)
    distance<-NormalisedDist(summaryY,s,sd)
    #print(distance)
    if(distance<=epsilon){
      laprob<-logprior2(can)-logprior2(curr)
      if(log(runif(1))<laprob){
        curr<-can
        count<-count+1
      }
    }
    theta.mat[j,]<-curr
  }
  print(count/iters)
  return(theta.mat)
}


SIG3<-diag(c(0.001,0.001))
SIG3
system.time(DATA3<-ABCMCMC2(25000,y,763,14,0.1,SIG3,c(-6,log(0.5)),c(762,1),matrix(c(-1,0,1,-1),nrow=2,ncol=2,byrow=TRUE),1))
plot(ts(exp(DATA3)),xlab="Iteration count", main="Trace plots for log(alpha) and log(beta) using initial variance matrix ")
effectiveSize(DATA3)

#run 2 using optimal variance matrix and epsilon is 1 for normalised euclidean distance 
SIG4<-((2.38^2)/2)*var(DATA3)
SIG4
system.time(DATA4<-ABCMCMC2(50000,y,763,14,0.1,SIG4,c(-6,log(0.5)),c(762,1),matrix(c(-1,0,1,-1),nrow=2,ncol=2,byrow=TRUE),1))
plot(ts(exp(DATA4)),xlab="Iteration count", main="Trace plots for log(alpha) and log(beta) using optimal tuning matrix and 50000 runs")
effectiveSize(DATA4)


DATA3<-exp(DATA3)

mean(DATA3[,1])
sd(DATA3[,1])
quantile(DATA3[,1],c(0.025,0.975))


## summaries of beta

mean(DATA3[,2])
sd(DATA3[,2])
quantile(DATA3[,2],c(0.025,0.975))

DATA4<-exp(DATA4)
mean(DATA4[,1])
sd(DATA4[,1])
quantile(DATA4[,1],c(0.025,0.975))


## summaries of beta

mean(DATA4[,2])
sd(DATA4[,2])
quantile(DATA4[,2],c(0.025,0.975))

#comparing the three algorithms for the same epsilon 

system.time(norm2<-ABCnorm(1000,1))
effectiveSize(norm2)
## summaries for alpha
mean(norm2[,1])
sd(norm2[,1])
quantile(norm2[,1],c(0.025,0.975))

## summaries of beta

mean(norm2[,2])
sd(norm2[,2])
quantile(norm2[,2],c(0.025,0.975))

#ABC MCMC predetermined sd 
SIG1<-diag(c(0.001,0.001))
SIG1
system.time(DATA1<-ABCMCMC(25000,y,763,14,0.1,SIG1,c(-6,log(0.5)),c(762,1),matrix(c(-1,0,1,-1),nrow=2,ncol=2,byrow=TRUE),1))
plot(ts(exp(DATA1)),xlab="Iteration count", main="Trace plots for log(alpha) and log(beta) using initial variance matrix ")
effectiveSize(DATA1)


#run 2 using optimal variance matrix and epsilon is 0.5 for normalised euclidean distance 
SIG2<- ((2.38^2)/2)*var(DATA1)
SIG2
system.time(DATA2<-ABCMCMC(50000,y,763,14,0.1,SIG2,c(-6,log(0.5)),c(762,1),matrix(c(-1,0,1,-1),nrow=2,ncol=2,byrow=TRUE),1))
plot(ts(exp(DATA2)),xlab="Iteration count", main="Trace plots for log(alpha) and log(beta) using optimal tuning matrix and 50000 runs")
effectiveSize(DATA2)

DATA2<-exp(DATA2)
mean(DATA2[,1])
sd(DATA2[,1])
quantile(DATA2[,1],c(0.025,0.975))


## summaries of beta

mean(DATA2[,2])
sd(DATA2[,2])
quantile(DATA2[,2],c(0.025,0.975))

#posterior plot comparing three abc methods 
par(mfrow=c(1,1))
y<-c(1,3,6,25,73,221,294,257,236,189,125,67,26,10,3)
t<-c(0,1,2,3,4,5,6,7,8,9,10,11,12,13,14)


posteriorIt<-function(simulation,colour,iterations){
  I.mat = matrix(0,nrow=14/0.1+1,ncol=iterations)
  for(i in 1:iterations){
    data<-PLvalues(c(762,1),763,14,simulation[i,1:2],matrix(c(-1,0,1,-1),nrow=2,ncol=2,byrow=TRUE),0.1)
    I.mat[,i]<-data[,2]
  }
  I.mean <- apply(I.mat,1,mean)
  I.lq <- apply(I.mat,1,quantile,0.025)
  I.uq <- apply(I.mat,1,quantile,0.975)
  lines(ts(I.mean,start=0,deltat=0.1),lwd=2,col=colour)
  lines(ts(I.lq,start=0,deltat=0.1),col=colour)
  lines(ts(I.uq,start=0,deltat=0.1),col=colour)
}
plot(x=t,y=y,type="p",ylim = c(0,400))
posteriorIt(norm2,1,1000)
posteriorIt(DATA2,2,50000)
posteriorIt(DATA4,3,50000)
